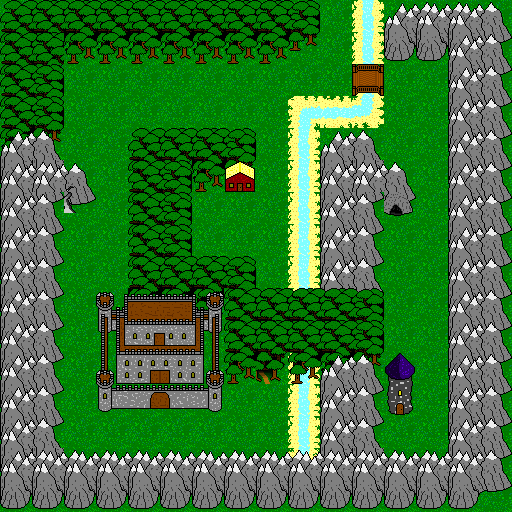

Tiled map render using the project's own tile images. Description and the map definition, with tile-layer contents summarised, below:
An orthogonal 16x16 tile map with 32x32 px tiles, 7 tile layers (land, bridge, stream, Trees, ...), 3 tilesets and 7 objects (4x bad_node, 2x good_node, player).

<map version="1.0" orientation="orthogonal" width="16" height="16" tilewidth="32" tileheight="32">
 <tileset firstgid="1" name="land" tilewidth="32" tileheight="32">
  <image source="map_tiles.png" width="128" height="160" />
 </tileset>
 <tileset firstgid="21" name="MountTrees" tilewidth="32" tileheight="32">
  <image source="mountTrees.png" width="192" height="192" />
 </tileset>
 <tileset firstgid="57" name="buildings" tilewidth="32" tileheight="32">
  <image source="buildings.png" width="160" height="128" />
 </tileset>
 <layer name="land" width="16" height="16">
  <properties>
   <property name="nocollide" value="true" />
   <property name="tileset" value="land" />
  </properties>
  <data>[256 cells, 256 non-empty, 6 distinct tile ids]</data>
 </layer>
 <layer name="bridge" width="16" height="16">
  <properties>
   <property name="nocollide" value="true" />
   <property name="tileset" value="buildings" />
  </properties>
  <data>[256 cells, 1 non-empty, 1 distinct tile ids]</data>
 </layer>
 <layer name="stream" width="16" height="16">
  <properties>
   <property name="collide" value="true" />
   <property name="tileset" value="land" />
  </properties>
  <data>[256 cells, 16 non-empty, 5 distinct tile ids]</data>
 </layer>
 <layer name="Trees" width="16" height="16">
  <properties>
   <property name="collide" value="true" />
   <property name="tileset" value="MountTrees" />
  </properties>
  <data>[256 cells, 58 non-empty, 12 distinct tile ids]</data>
 </layer>
 <layer name="Mountains" width="16" height="16">
  <properties>
   <property name="collide" value="true" />
   <property name="tileset" value="MountTrees" />
  </properties>
  <data>[256 cells, 106 non-empty, 13 distinct tile ids]</data>
 </layer>
 <layer name="trees2" width="16" height="16">
  <properties>
   <property name="collide" value="true" />
   <property name="tileset" value="MountTrees" />
  </properties>
  <data>[256 cells, 2 non-empty, 2 distinct tile ids]</data>
 </layer>
 <layer name="buildings" width="16" height="16">
  <properties>
   <property name="collide" value="true" />
   <property name="tileset" value="buildings" />
  </properties>
  <data>[256 cells, 19 non-empty, 19 distinct tile ids]</data>
 </layer>
 <objectgroup name="nodes" width="16" height="16">
  <object name="house" type="good_node" x="224" y="192" width="32" height="32">
   <properties>
    <property name="node_type" value="good" />
    <property name="open" value="1" />
    <property name="shown" value="1" />
   </properties>
  </object>
  <object name="castle" type="good_node" x="128" y="416" width="32" height="32">
   <properties>
    <property name="node_type" value="good" />
    <property name="open" value="0" />
    <property name="shown" value="1" />
   </properties>
  </object>
  <object name="mount" type="bad_node" x="64" y="224" width="32" height="32">
   <properties>
    <property name="node_type" value="bad" />
    <property name="open" value="0" />
    <property name="shown" value="0" />
   </properties>
  </object>
  <object name="cave" type="bad_node" x="384" y="224" width="32" height="32">
   <properties>
    <property name="node_type" value="bad" />
    <property name="open" value="0" />
    <property name="shown" value="0" />
   </properties>
  </object>
  <object name="forest" type="bad_node" x="256" y="384" width="32" height="32">
   <properties>
    <property name="node_type" value="bad" />
    <property name="open" value="0" />
    <property name="shown" value="0" />
   </properties>
  </object>
  <object name="tower" type="bad_node" x="384" y="416" width="32" height="32">
   <properties>
    <property name="node_type" value="bad" />
    <property name="open" value="0" />
    <property name="shown" value="0" />
   </properties>
  </object>
 </objectgroup>
 <objectgroup name="player" width="16" height="16">
  <object name="player" type="player" x="320" y="0" width="32" height="32">
   <properties>
    <property name="playable" value="true" />
   </properties>
  </object>
 </objectgroup>
</map>
